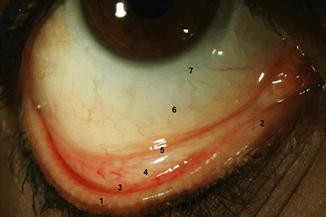
#> input picture uploads/08ea763ec23c4321b139b6050d42da43.jpg, 326 x 217 px
$ python -i image_quality.py   (imports and definitions only)   (older library calls are emulated)
#> lines starting #> are read from the running program, lines starting #| are printed output that depends on the picture
#> further down, picture is the input picture: shape (217, 326, 3); mean B, G, R 49.2, 79.1, 105.4
"""Image-quality checks for anemia detection pipeline.

Provides functions to detect blurry, too-dark, overexposed, and wrong-framing
images. This module is intentionally self-contained so it can be used by the
`ml` inference code or imported by the backend without importing `src`.
"""
from typing import Dict, Any, Union
import os
import numpy as np
import cv2

# Thresholds (tuneable): see project docs for rationale.
BLUR_THRESHOLD = 100.0
TOO_DARK = 60.0
OVEREXPOSED = 200.0
MIN_EYE_AREA_RATIO = 0.01  # 1% of image area


def _read_image_input(image_input: Union[str, bytes, np.ndarray]) -> np.ndarray:
    """Load an image from path, bytes, or return array unchanged.

    Returns a BGR uint8 image suitable for OpenCV processing.
    """
    if isinstance(image_input, np.ndarray):
        return image_input
    if isinstance(image_input, bytes):
        arr = np.frombuffer(image_input, np.uint8)
        img = cv2.imdecode(arr, cv2.IMREAD_COLOR)
        if img is None:
            raise ValueError("Could not decode image from bytes")
        return img
    if isinstance(image_input, str):
        if not os.path.exists(image_input):
            raise FileNotFoundError(f"Image path not found: {image_input}")
        img = cv2.imread(image_input, cv2.IMREAD_COLOR)
        if img is None:
            raise ValueError(f"cv2 failed to read image: {image_input}")
        return img
    raise TypeError("Unsupported image_input type; expected path, bytes, or ndarray")


def check_image_quality(image: Union[str, bytes, np.ndarray]) -> Dict[str, Any]:
    """Assess image quality and return structured results.

    Returns:
      {
        "is_usable": bool,
        "issues": ["blurry"|"too_dark"|"overexposed"|"wrong_framing"],
        "blur_score": float,
        "brightness_score": float
      }

    Accepts a file path, raw bytes, or a numpy array (BGR).
    """
    img = _read_image_input(image)
    if len(img.shape) == 3 and img.shape[2] == 3:
        gray = cv2.cvtColor(img, cv2.COLOR_BGR2GRAY)
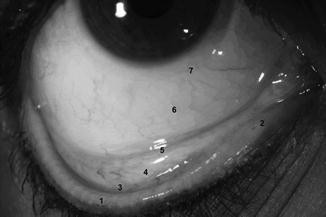
#> gray: shape (217, 326); min 2, max 255, mean 83.6
    else:
        gray = img.copy()

    h, w = gray.shape[:2]
#> h = 217; w = 326
    img_area = float(h * w)
#> img_area = 70742

    issues = []

    # Blur: variance of Laplacian
    lap = cv2.Laplacian(gray, cv2.CV_64F)
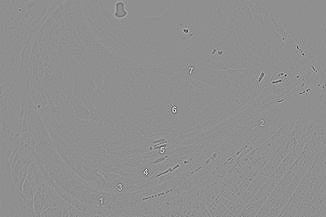
#> lap: shape (217, 326) float64; min -508, max 395, mean 0; drawn with min black and max white
    blur_score = float(lap.var())
#> blur_score = 270
    if blur_score < BLUR_THRESHOLD:
        issues.append("blurry")

    # Brightness
    brightness_score = float(np.mean(gray))
#> brightness_score = 83.55
    if brightness_score < TOO_DARK:
        issues.append("too_dark")
    elif brightness_score > OVEREXPOSED:
        issues.append("overexposed")

    # Framing: Haar cascade eye detection
    cascade_path = cv2.data.haarcascades + "haarcascade_eye.xml"
    eye_cascade = cv2.CascadeClassifier(cascade_path)
    wrong_framing = True
    if not eye_cascade.empty():
        eyes = eye_cascade.detectMultiScale(gray, scaleFactor=1.1, minNeighbors=5)
#> eyes = ()
        for (ex, ey, ew, eh) in eyes:
            eye_area = float(ew * eh)
            if eye_area >= MIN_EYE_AREA_RATIO * img_area:
                cx = ex + ew / 2.0
                cy = ey + eh / 2.0
                if (0.1 * w) <= cx <= (0.9 * w) and (0.1 * h) <= cy <= (0.9 * h):
                    wrong_framing = False
                    break
#> this loop made 0 passes
    else:
        # If cascade not available, skipp framing check (assume framing ok).
        wrong_framing = False

    if wrong_framing:
        issues.append("wrong_framing")

    is_usable = len(issues) == 0

    return {
        "is_usable": is_usable,
        "issues": issues,
        "blur_score": blur_score,
        "brightness_score": brightness_score,
    }


def is_image_usable(image: Union[str, bytes, np.ndarray]) -> bool:
    """Convenience helper returning True when image has no issues."""
    return check_image_quality(image)["is_usable"]

>>> import cv2
>>> picture = cv2.imread('../uploads/08ea763ec23c4321b139b6050d42da43.jpg')
>>> result = check_image_quality(picture)
#> result = {'is_usable': False, 'issues': ['wrong_framing'], 'blur_score': 270, 'brightness_score': 83.55}
